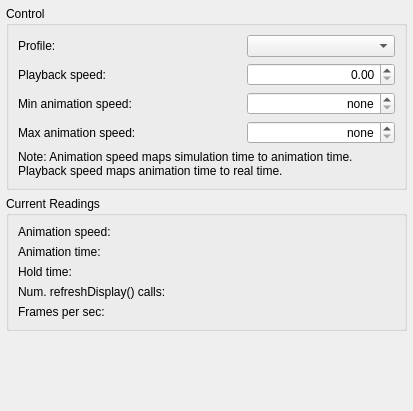
<?xml version="1.0" encoding="UTF-8"?>
<ui version="4.0">
 <class>AnimationControllerDialog</class>
 <widget class="QDialog" name="AnimationControllerDialog">
  <property name="geometry">
   <rect>
    <x>0</x>
    <y>0</y>
    <width>413</width>
    <height>411</height>
   </rect>
  </property>
  <property name="sizePolicy">
   <sizepolicy hsizetype="MinimumExpanding" vsizetype="Fixed">
    <horstretch>0</horstretch>
    <verstretch>0</verstretch>
   </sizepolicy>
  </property>
  <property name="windowTitle">
   <string>Animation Parameters</string>
  </property>
  <layout class="QVBoxLayout" name="mainLayout" stretch="0,0,1">
   <property name="leftMargin">
    <number>6</number>
   </property>
   <property name="topMargin">
    <number>6</number>
   </property>
   <property name="rightMargin">
    <number>6</number>
   </property>
   <property name="bottomMargin">
    <number>6</number>
   </property>
   <item>
    <widget class="QGroupBox" name="controlGroupBox">
     <property name="sizePolicy">
      <sizepolicy hsizetype="Preferred" vsizetype="MinimumExpanding">
       <horstretch>0</horstretch>
       <verstretch>0</verstretch>
      </sizepolicy>
     </property>
     <property name="title">
      <string>Control</string>
     </property>
     <layout class="QGridLayout" name="gridLayout_2" columnstretch="3,2">
      <item row="4" column="1">
       <widget class="omnetpp::qtenv::ExponentialSpinBox" name="minSpeedSpinBox">
        <property name="toolTip">
         <string>Enforce minimum animation speed: overrides speed requested by the model.</string>
        </property>
        <property name="alignment">
         <set>Qt::AlignRight|Qt::AlignTrailing|Qt::AlignVCenter</set>
        </property>
        <property name="specialValueText">
         <string>none</string>
        </property>
        <property name="correctionMode">
         <enum>QAbstractSpinBox::CorrectToNearestValue</enum>
        </property>
        <property name="keyboardTracking">
         <bool>false</bool>
        </property>
        <property name="maximum">
         <double>1000000000000000000.000000000000000</double>
        </property>
       </widget>
      </item>
      <item row="4" column="0">
       <widget class="QLabel" name="minSpeedLabel">
        <property name="text">
         <string>Min animation speed:</string>
        </property>
       </widget>
      </item>
      <item row="2" column="1">
       <widget class="QComboBox" name="profileComboBox">
        <property name="sizePolicy">
         <sizepolicy hsizetype="Minimum" vsizetype="Fixed">
          <horstretch>0</horstretch>
          <verstretch>0</verstretch>
         </sizepolicy>
        </property>
       </widget>
      </item>
      <item row="3" column="0">
       <widget class="QLabel" name="playbackSpeedLabel">
        <property name="text">
         <string>Playback speed:</string>
        </property>
       </widget>
      </item>
      <item row="5" column="0">
       <widget class="QLabel" name="maxSpeedLabel">
        <property name="text">
         <string>Max animation speed:</string>
        </property>
       </widget>
      </item>
      <item row="3" column="1">
       <widget class="omnetpp::qtenv::ExponentialSpinBox" name="playbackSpeedSpinBox">
        <property name="toolTip">
         <string>Corresponds to speed slider on the toolbar.</string>
        </property>
        <property name="alignment">
         <set>Qt::AlignRight|Qt::AlignTrailing|Qt::AlignVCenter</set>
        </property>
        <property name="buttonSymbols">
         <enum>QAbstractSpinBox::UpDownArrows</enum>
        </property>
        <property name="correctionMode">
         <enum>QAbstractSpinBox::CorrectToNearestValue</enum>
        </property>
        <property name="keyboardTracking">
         <bool>false</bool>
        </property>
        <property name="maximum">
         <double>1000000000000000000.000000000000000</double>
        </property>
       </widget>
      </item>
      <item row="5" column="1">
       <widget class="omnetpp::qtenv::ExponentialSpinBox" name="maxSpeedSpinBox">
        <property name="toolTip">
         <string>Enforce maximum animation speed: overrides speed requested by the model.</string>
        </property>
        <property name="alignment">
         <set>Qt::AlignRight|Qt::AlignTrailing|Qt::AlignVCenter</set>
        </property>
        <property name="specialValueText">
         <string>none</string>
        </property>
        <property name="correctionMode">
         <enum>QAbstractSpinBox::CorrectToNearestValue</enum>
        </property>
        <property name="keyboardTracking">
         <bool>false</bool>
        </property>
        <property name="maximum">
         <double>1000000000000000000.000000000000000</double>
        </property>
       </widget>
      </item>
      <item row="2" column="0">
       <widget class="QLabel" name="profileLabel">
        <property name="text">
         <string>Profile:</string>
        </property>
       </widget>
      </item>
      <item row="6" column="0" colspan="2">
       <widget class="QLabel" name="noteLabel">
        <property name="sizePolicy">
         <sizepolicy hsizetype="Preferred" vsizetype="Preferred">
          <horstretch>0</horstretch>
          <verstretch>0</verstretch>
         </sizepolicy>
        </property>
        <property name="text">
         <string>Note: Animation speed maps simulation time to animation time. Playback speed maps animation time to real time.</string>
        </property>
        <property name="wordWrap">
         <bool>true</bool>
        </property>
       </widget>
      </item>
     </layout>
    </widget>
   </item>
   <item>
    <widget class="QGroupBox" name="readingsGroupBox">
     <property name="title">
      <string>Current Readings</string>
     </property>
     <layout class="QGridLayout" name="gridLayout" columnstretch="3,2">
      <item row="0" column="0">
       <widget class="QLabel" name="animationSpeedLabel">
        <property name="text">
         <string>Animation speed:</string>
        </property>
       </widget>
      </item>
      <item row="0" column="1">
       <widget class="QLabel" name="animationSpeedValueLabel">
        <property name="text">
         <string/>
        </property>
        <property name="alignment">
         <set>Qt::AlignRight|Qt::AlignTrailing|Qt::AlignVCenter</set>
        </property>
       </widget>
      </item>
      <item row="1" column="0">
       <widget class="QLabel" name="animationTimeLabel">
        <property name="text">
         <string>Animation time:</string>
        </property>
       </widget>
      </item>
      <item row="1" column="1">
       <widget class="QLabel" name="animationTimeValueLabel">
        <property name="text">
         <string/>
        </property>
        <property name="alignment">
         <set>Qt::AlignRight|Qt::AlignTrailing|Qt::AlignVCenter</set>
        </property>
       </widget>
      </item>
      <item row="2" column="0">
       <widget class="QLabel" name="holdLabel">
        <property name="text">
         <string>Hold time:</string>
        </property>
       </widget>
      </item>
      <item row="2" column="1">
       <widget class="QLabel" name="holdTimeValueLabel">
        <property name="text">
         <string/>
        </property>
        <property name="alignment">
         <set>Qt::AlignRight|Qt::AlignTrailing|Qt::AlignVCenter</set>
        </property>
       </widget>
      </item>
      <item row="3" column="0">
       <widget class="QLabel" name="refreshDisplayCountLabel">
        <property name="text">
         <string>Num. refreshDisplay() calls:</string>
        </property>
       </widget>
      </item>
      <item row="3" column="1">
       <widget class="QLabel" name="refreshDisplayCountValueLabel">
        <property name="text">
         <string/>
        </property>
        <property name="alignment">
         <set>Qt::AlignRight|Qt::AlignTrailing|Qt::AlignVCenter</set>
        </property>
       </widget>
      </item>
      <item row="4" column="0">
       <widget class="QLabel" name="currentFpsLabel">
        <property name="text">
         <string>Frames per sec:</string>
        </property>
       </widget>
      </item>
      <item row="4" column="1">
       <widget class="QLabel" name="currentFpsValueLabel">
        <property name="sizePolicy">
         <sizepolicy hsizetype="Preferred" vsizetype="MinimumExpanding">
          <horstretch>0</horstretch>
          <verstretch>0</verstretch>
         </sizepolicy>
        </property>
        <property name="text">
         <string/>
        </property>
        <property name="alignment">
         <set>Qt::AlignRight|Qt::AlignTrailing|Qt::AlignVCenter</set>
        </property>
       </widget>
      </item>
     </layout>
    </widget>
   </item>
   <item>
    <spacer name="bottomVerticalSpacer">
     <property name="orientation">
      <enum>Qt::Vertical</enum>
     </property>
     <property name="sizeHint" stdset="0">
      <size>
       <width>0</width>
       <height>0</height>
      </size>
     </property>
    </spacer>
   </item>
  </layout>
 </widget>
 <customwidgets>
  <customwidget>
   <class>omnetpp::qtenv::ExponentialSpinBox</class>
   <extends>QDoubleSpinBox</extends>
   <header>exponentialspinbox.h</header>
  </customwidget>
 </customwidgets>
 <tabstops>
  <tabstop>profileComboBox</tabstop>
  <tabstop>playbackSpeedSpinBox</tabstop>
  <tabstop>minSpeedSpinBox</tabstop>
  <tabstop>maxSpeedSpinBox</tabstop>
 </tabstops>
 <resources/>
 <connections/>
</ui>
